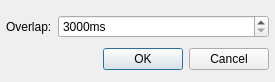
<?xml version="1.0" encoding="UTF-8"?>
<ui version="4.0">
 <class>CrossfadeSettingsDialog</class>
 <widget class="QDialog" name="CrossfadeSettingsDialog">
  <property name="geometry">
   <rect>
    <x>0</x>
    <y>0</y>
    <width>275</width>
    <height>82</height>
   </rect>
  </property>
  <property name="windowTitle">
   <string>Crossfade Plugin Settings</string>
  </property>
  <layout class="QGridLayout" name="gridLayout">
   <property name="leftMargin">
    <number>6</number>
   </property>
   <property name="rightMargin">
    <number>6</number>
   </property>
   <property name="bottomMargin">
    <number>6</number>
   </property>
   <item row="0" column="0">
    <widget class="QLabel" name="label_2">
     <property name="text">
      <string>Overlap:</string>
     </property>
    </widget>
   </item>
   <item row="0" column="1">
    <widget class="QSpinBox" name="overlapSpinBox">
     <property name="sizePolicy">
      <sizepolicy hsizetype="Expanding" vsizetype="Fixed">
       <horstretch>0</horstretch>
       <verstretch>0</verstretch>
      </sizepolicy>
     </property>
     <property name="suffix">
      <string>ms</string>
     </property>
     <property name="minimum">
      <number>3000</number>
     </property>
     <property name="maximum">
      <number>12000</number>
     </property>
     <property name="singleStep">
      <number>500</number>
     </property>
    </widget>
   </item>
   <item row="1" column="0" colspan="2">
    <widget class="QDialogButtonBox" name="buttonBox">
     <property name="sizePolicy">
      <sizepolicy hsizetype="Expanding" vsizetype="Fixed">
       <horstretch>0</horstretch>
       <verstretch>0</verstretch>
      </sizepolicy>
     </property>
     <property name="standardButtons">
      <set>QDialogButtonBox::Cancel|QDialogButtonBox::Ok</set>
     </property>
    </widget>
   </item>
  </layout>
 </widget>
 <resources/>
 <connections>
  <connection>
   <sender>buttonBox</sender>
   <signal>accepted()</signal>
   <receiver>CrossfadeSettingsDialog</receiver>
   <slot>accept()</slot>
   <hints>
    <hint type="sourcelabel">
     <x>270</x>
     <y>76</y>
    </hint>
    <hint type="destinationlabel">
     <x>91</x>
     <y>88</y>
    </hint>
   </hints>
  </connection>
  <connection>
   <sender>buttonBox</sender>
   <signal>rejected()</signal>
   <receiver>CrossfadeSettingsDialog</receiver>
   <slot>reject()</slot>
   <hints>
    <hint type="sourcelabel">
     <x>326</x>
     <y>78</y>
    </hint>
    <hint type="destinationlabel">
     <x>139</x>
     <y>60</y>
    </hint>
   </hints>
  </connection>
 </connections>
</ui>
